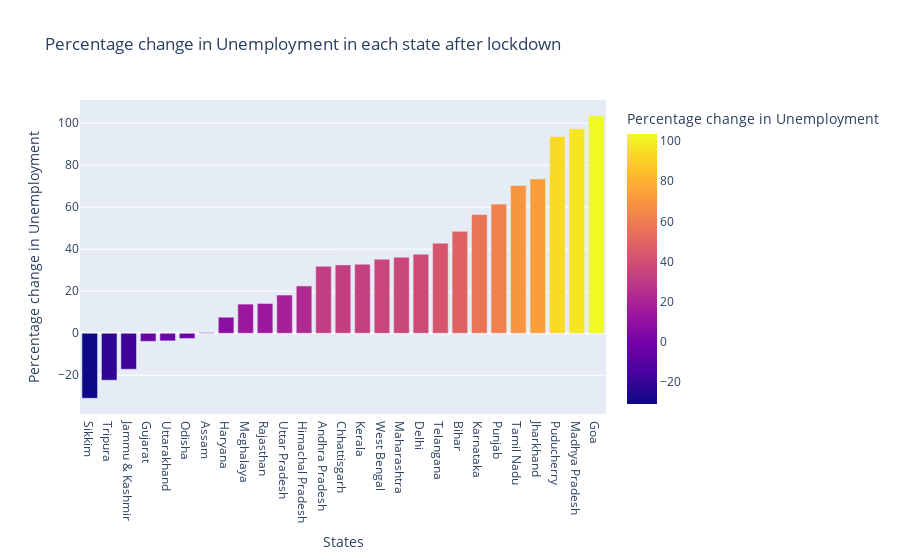

Write notebook code for a chart like this one.
### Code cell
# percentage change in unemployment rate
m_lock['Percentage change in Unemployment'] = round(
    (m_lock['Unemployment Rate after lockdown'] - m_lock['Unemployment Rate before lockdown']) 
    / m_lock['Unemployment Rate before lockdown'] * 100, 2
)

# sorting for better visualization
plot_per = m_lock.sxort_values('Percentage change in Unemployment')

# percentage change in unemployment after lockdown (bar chart)
fig = px.bar(
    plot_per, 
    x='States', 
    y='Percentage change in Unemployment', 
    color='Percentage change in Unemployment',
    title='Percentage change in Unemployment in each state after lockdown'
)

fig.show()

### Figure 1 — Plotly figure (JSON) as saved in the notebook; plotly's stock layout.template omitted (floating-point values rounded to 4 significant figures)
{"data": [{"alignmentgroup": "True", "hovertemplate": "States=%{x}<br>Percentage change in Unemployment=%{marker.color}<extra></extra>", "legendgroup": "", "marker": {"color": [-30.95, -22.35, -17.12, -3.83, -3.61, -2.48, 0.32, 7.64, 13.88, 14.19, 18.19, 22.52, 31.85, 32.54, 32.86, 35.23, 36.2, 37.65, 42.87, 48.5, 56.55, 61.46, 70.31, 73.44, 93.66, 97.33, 103.5], "coloraxis": "coloraxis", "pattern": {"shape": ""}}, "name": "", "offsetgroup": "", "orientation": "v", "showlegend": false, "textposition": "auto", "type": "bar", "x": ["Sikkim", "Tripura", "Jammu & Kashmir", "Gujarat", "Uttarakhand", "Odisha", "Assam", "Haryana", "Meghalaya", "Rajasthan", "Uttar Pradesh", "Himachal Pradesh", "Andhra Pradesh", "Chhattisgarh", "Kerala", "West Bengal", "Maharashtra", "Delhi", "Telangana", "Bihar", "Karnataka", "Punjab", "Tamil Nadu", "Jharkhand", "Puducherry", "Madhya Pradesh", "Goa"], "xaxis": "x", "y": [-30.95, -22.35, -17.12, -3.83, -3.61, -2.48, 0.32, 7.64, 13.88, 14.19, 18.19, 22.52, 31.85, 32.54, 32.86, 35.23, 36.2, 37.65, 42.87, 48.5, 56.55, 61.46, 70.31, 73.44, 93.66, 97.33, 103.5], "yaxis": "y"}], "layout": {"autosize": true, "barmode": "relative", "coloraxis": {"colorbar": {"title": {"text": "Percentage change in Unemployment"}}, "colorscale": [[0, "#0d0887"], [0.1111, "#46039f"], [0.2222, "#7201a8"], [0.3333, "#9c179e"], [0.4444, "#bd3786"], [0.5556, "#d8576b"], [0.6667, "#ed7953"], [0.7778, "#fb9f3a"], [0.8889, "#fdca26"], [1, "#f0f921"]]}, "legend": {"tracegroupgap": 0}, "title": {"text": "Percentage change in Unemployment in each state after lockdown"}, "xaxis": {"anchor": "y", "autorange": true, "domain": [0, 1], "range": [-0.5, 26.5], "title": {"text": "States"}, "type": "category"}, "yaxis": {"anchor": "x", "autorange": true, "domain": [0, 1], "range": [-38.42, 111.0], "title": {"text": "Percentage change in Unemployment"}, "type": "linear"}}}
